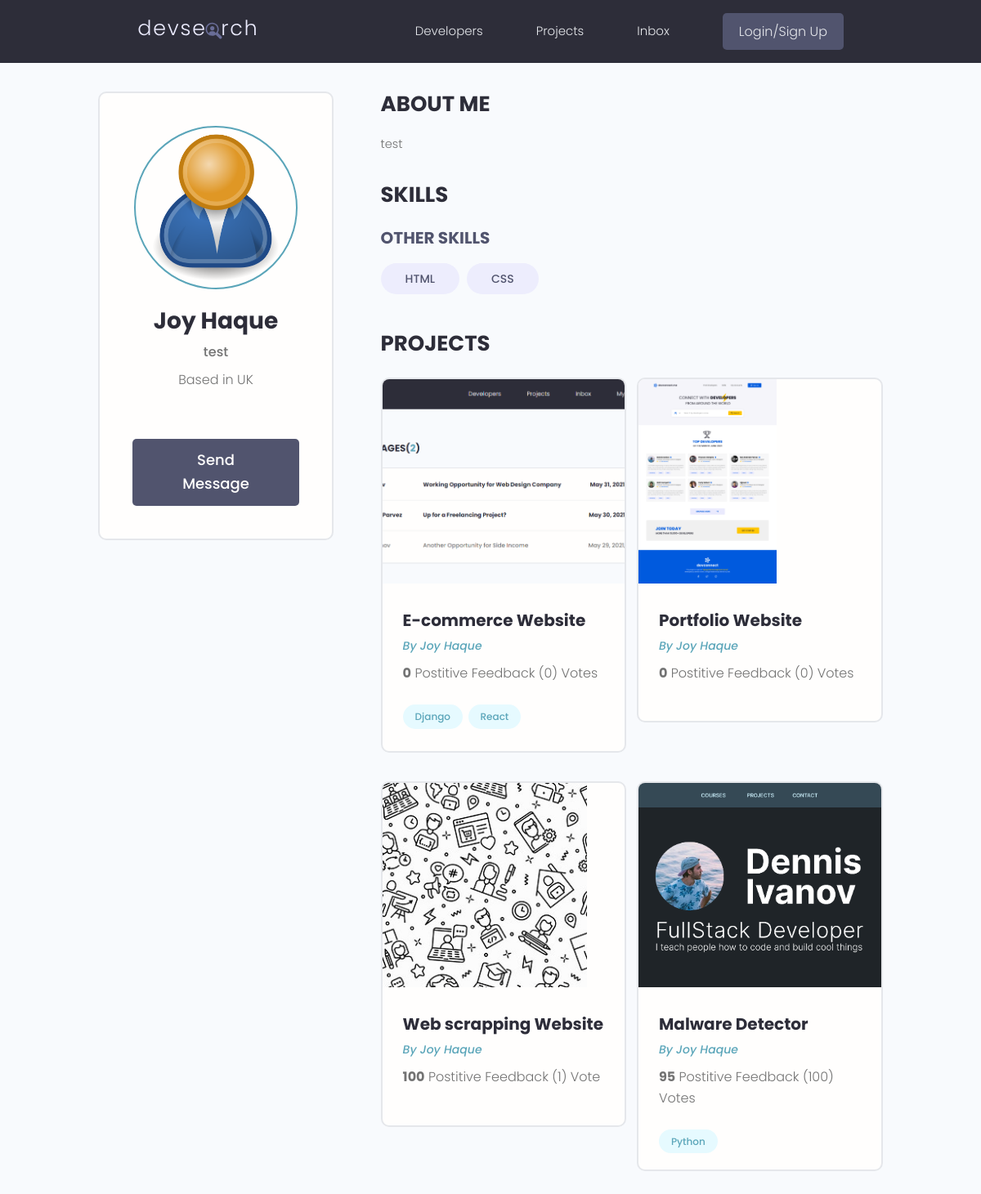
The app's page /users/profile/c633225d-4c95-4944-926d-97a610df4b9f with its own data.
### users/models.py (models this page shows, shortened)
class Profile(models.Model):
    user = models.OneToOneField(User,on_delete=models.CASCADE,null=True,blank=True)
    name = models.CharField(max_length=255,blank=True,null=True)
    email = models.EmailField(max_length=500,blank=True,null=True)
    username = models.CharField(max_length=255,blank=True,null=True)
    location = models.CharField(max_length=255,blank=True,null=True)
    short_intro = models.CharField(max_length=255,blank=True,null=True)
    bio = models.TextField(blank=True,null=True)
    profile_picture = models.ImageField(null=True,blank=True,upload_to="profiles/",default="profiles/user-default.png")
    social_github = models.CharField(max_length=255,blank=True,null=True)
    social_twitter = models.CharField(max_length=255,blank=True,null=True)
    social_linkedin = models.CharField(max_length=255,blank=True,null=True)
    social_youtube = models.CharField(max_length=255,blank=True,null=True)
    social_website = models.CharField(max_length=255,blank=True,null=True)
    created = models.DateTimeField(auto_now_add = True)
    id = models.UUIDField(default = uuid.uuid4, unique = True, primary_key = True, editable = False)

class Skills(models.Model):
    owner = models.ForeignKey(Profile,on_delete=models.CASCADE,null=True,blank=True)
    name = models.CharField(max_length=255,blank=True,null=True)
    description = models.TextField(null=True,blank=True)
    created = models.DateTimeField(auto_now_add = True)
    id = models.UUIDField(default = uuid.uuid4, unique = True, primary_key = True, editable = False)

### projects/models.py (models this page shows, shortened)
class Project(models.Model):
    owner = models.ForeignKey(Profile,on_delete=models.CASCADE,blank=True,null=True)
    title = models.CharField(max_length=255)
    description = models.TextField(null=True,blank=True)
    feature_image = models.ImageField(null=True,blank=True,default="icon.svg")
    demo_link = models.CharField(max_length=2000)
    source_link =  models.CharField(max_length=2000)
    tags = models.ManyToManyField('Tag',blank=True)
    vote_total = models.IntegerField(default = 0, null= True, blank = True)
    vote_ratio = models.IntegerField(default = 0, null= True, blank = True)
    created = models.DateTimeField(auto_now_add = True)
    id = models.UUIDField(default = uuid.uuid4, unique = True, primary_key = True, editable = False)

class Tag(models.Model):
    name = models.CharField(max_length=255)
    created = models.DateTimeField(auto_now_add = True)
    id = models.UUIDField(default = uuid.uuid4, unique = True, primary_key = True, editable = False)
    def __str__(self):
        return self.name

### users/views.py (the view)
# urls.py: path('profile/<str:pk>',userProfile,name="user-profile"),
def userProfile(request,pk):
    user = Profile.objects.get(id=pk)
    topSkills = user.skills_set.exclude(description__exact = "")
    otherSkills = user.skills_set.filter(description = "")
    context = {'profile':user,"topSkills":topSkills,"otherSkills":otherSkills}
    return render(request,"users/user-profile.html",context)

### users/templates/users/user-profile.html (shortened to what this page needs)
{% extends 'main.html' %}
{% block content %}
<main class="profile my-md">
    <div class="container">
      <div class="layout">
        <div class="column column--1of3">
          <div class="card text-center">
            <div class="card__body dev">
              <img class="avatar avatar--xl" src="{{profile.profile_picture.url}}" />
              <h2 class="dev__name">{{profile.name}}</h2>
              <p class="dev__title">{{profile.short_intro}}</p>
              <p class="dev__location">Based in {{profile.location}}</p>
              <a href="#" class="btn btn--sub btn--lg">Send Message </a>
            </div>
          </div>
        </div>
        <div class="column column--2of3">
          <div class="devInfo">
            <h3 class="devInfo__title">About Me</h3>
            <p class="devInfo__about">
              {{profile.bio}}
            </p>
          </div>
          <div class="devInfo">
            <h3 class="devInfo__title">Skills</h3>
            <div class="devInfo__skills">
              <h3 class="devInfo__subtitle">Other Skills</h3>
              <div class="devInfo__otherSkills">
                {% for skill in otherSkills %}
                  <span class="tag tag--pill tag--sub tag--lg">
                    <small>{{skill.name}}</small>
                  </span>
                {% endfor %}
              </div>
            </div>
          </div>
          <div class="devInfo">
            <h3 class="devInfo__title">Projects</h3>
            <div class="grid grid--two">
              {% for project in profile.project_set.all %}
                <div class="column">
                  <div class="card project">
                    <a href="{% url 'project' project.id %}" class="project">
                      <img class="project__thumbnail" src="{{project.feature_image.url}}" alt="project thumbnail" />
                      <div class="card__body">
                        <h3 class="project__title">{{project.title}}</h3>
                        <p><a class="project__author" href="{% url 'user-profile' project.owner.id %}">By {{project.owner.name}}</a></p>
                        <p class="project--rating">
                          <span style="font-weight: bold;">{{project.vote_ratio}}</span> Postitive
                      Feedback ({{project.vote_total}}) Vote{{project.vote_total|pluralize:"s"}}
                        </p>
                        <div class="project__tags">
                          {% for tag in  project.tags.all %}
                            <span class="tag tag--pill tag--main">
                              <small>{{tag}}</small>
                            </span>
                          {% endfor %}
                        </div>
                      </div>
                    </a>
                  </div>
                </div>
              {% endfor %}
            </div>
          </div>
        </div>
      </div>
    </div>
  </main>
{% endblock content %}

### static/styles/app.css (style rules this page uses)
:root { --color-sub: #2d2d39; }
.btn--sub { background-color: var(--color-sub-light); }
.card { border: 2px solid var(--color-light); }
img { width: 100%; }
.profile .card > .dev { padding: 4rem; }
.dev__name { color: var(--color-sub); font-size: 2.8rem; font-weight: 700; margin-top: 1rem; margin-bottom: 0.5rem; }
.dev__title { font-size: 1.6rem; font-weight: 500; line-height: 1.3; }
.dev__location { margin-top: 1rem; }
.devInfo { margin-bottom: 3rem; }
.devInfo__title, .devInfo__subtitle { font-size: 2.6rem; color: var(--color-sub); text-transform: uppercase; font-weight: 700; margin-bottom: 1.5rem; }
.devInfo__subtitle { font-size: 2rem; color: var(--color-sub-light); }
.devInfo__about, .devSkill__info { font-size: 1.45rem; line-height: 1.7; text-align: justify; }
.project__author { font-size: 1.4rem; font-style: italic; }
.project--rating { margin-bottom: 1.6em; margin-top: .5em; }
.project__thumbnail { height: 25rem; object-fit: cover; object-position: top center; }
.project__title { font-size: 2rem; font-weight: 700; color: var(--color-sub); }

### static/uikit/styles/modules/_variables.css (style rules this page uses)
:root { --color-main: #5aa5b9; --color-main-light: #e6faff; --color-sub: #3f4156; --color-sub-light: #51546e; --color-sub-lighter: #ededfd; --color-text: #737373; --color-gray: #8b8b8b; --color-light: #e5e7eb; --color-light-gray: #767676; --color-bg: #f8fafd; --color-white: #fffefd; --color-white-light: #f3f3f3; --color-success: #359e64; --color-success-bg: #def8e8; --color-error: #fc4b0b; --color-error-bg: #fff2ee; --font-base: 'Poppins', arial, helvetica, 'Segoe UI', roboto, ubuntu, sans-serif; --font-monospace: 'Fira Code', 'Courier New', courier, monospace; --font-regular: 300; --font-medium: 500; --font-bold: 700; --generic-shadow: 1px 1px 5px #00000010; --generic-transition: all 0.3s ease-in-out; }

### static/uikit/styles/modules/_base.css (style rules this page uses)
* { margin: 0; padding: 0; box-sizing: border-box; text-rendering: optimizeLegibility; color: inherit; font-size: inherit; }
html { font-size: 50%; }
@media only screen and (min-width: 480px) { html { font-size: 56.25%; } }
@media only screen and (min-width: 1200px) { html { font-size: 62.5%; } }
body { line-height: 1.6; font-weight: 400; font-size: 1.5rem; color: var(--color-text); background-color: var(--color-bg); min-height: 100vh; }

### static/uikit/styles/modules/_typography.css (style rules this page uses)
* { font-family: var(--font-base); }
h2 { font-size: 3.6rem; font-weight: var(--font-bold); }
h3 { font-size: 3.2rem; font-weight: var(--font-medium); }
p, span, strong { font-size: 1.6rem; color: var(--color-text); font-weight: var(--font-regular); }
a { padding-bottom: 2px; text-decoration: none; display: inline-block; color: var(--color-main); font-weight: var(--font-medium); }

### static/uikit/styles/modules/_utilities.css (style rules this page uses)
.container { width: 92%; max-width: 165rem; margin: 0 auto; box-sizing: border-box; }
@media screen and (min-width: 1000px) { .container { width: 90%; } }
@media screen and (min-width: 1200px) { .container { width: 80%; } }
.text-center { text-align: center; }
.my-md { margin: 3rem auto; }

### static/uikit/styles/modules/_avatar.css (style rules this page uses)
.avatar { border-radius: 50%; border: 2px solid var(--color-main); object-fit: cover; }
.avatar--xl { height: 20rem; width: 20rem; }

### static/uikit/styles/modules/_button.css (style rules this page uses)
.btn { display: inline-block; position: relative; cursor: pointer; background-color: var(--color-light); font-weight: var(--font-medium); color: var(--color-sub); text-decoration: none; padding: 1rem 2rem; border-radius: 0.5rem; border: none; width: -webkit-fit-content; width: -moz-fit-content; width: fit-content; height: -webkit-fit-content; height: -moz-fit-content; height: fit-content; font-size: 1.6rem; outline-width: 0; outline-color: transparent; -webkit-backface-visibility: hidden; backface-visibility: hidden; transition: all 0.3s ease-in-out; }
.btn--sub { background-color: var(--color-sub); color: var(--color-white); }
.btn--lg { font-size: 1.8rem; padding: 1.2rem 4.5rem; }

### static/uikit/styles/modules/_card.css (style rules this page uses)
.card { border-radius: 1rem; background-color: var(--color-white); border: 1.5px solid var(--color-light); width: auto; height: auto; margin-top: 0.5rem; margin-bottom: 0.5rem; overflow: hidden; }
.card__body, .card__header { padding: 2rem 2.5rem; }

### static/uikit/styles/modules/_grid.css (style rules this page uses)
.grid { display: flex; flex-wrap: wrap; justify-content: flex-start; align-items: stretch; }
.grid > .column { min-width: 28rem; margin-bottom: 2.5rem; }
.grid--two > .column { flex-basis: 100%; }
@media screen and (min-width: 800px) { .grid--two { margin-right: -2%; } }
@media screen and (min-width: 800px) { .grid--two > .column { margin-right: 2%; } }
@media screen and (min-width: 800px) { .grid--two > .column { flex-basis: 48%; } }

### records on screen
Profile: profile_picture (placeholder picture), name "Joy Haque", short_intro "test", location "UK", bio "test"
Skills: name "HTML"
Skills: name "CSS"
Project: feature_image (picture), title "E-commerce Website", owner.name "Joy Haque", vote_ratio "0", vote_total "0"
Tag: name "Django"
Tag: name "React"
Project: feature_image (picture), title "Portfolio Website", owner.name "Joy Haque", vote_ratio "0", vote_total "0"
Project: feature_image (picture), title "Web scrapping Website", owner.name "Joy Haque", vote_ratio "100", vote_total "1"
Project: feature_image (picture), title "Malware Detector", owner.name "Joy Haque", vote_ratio "95", vote_total "100"
Tag: name "Python"
